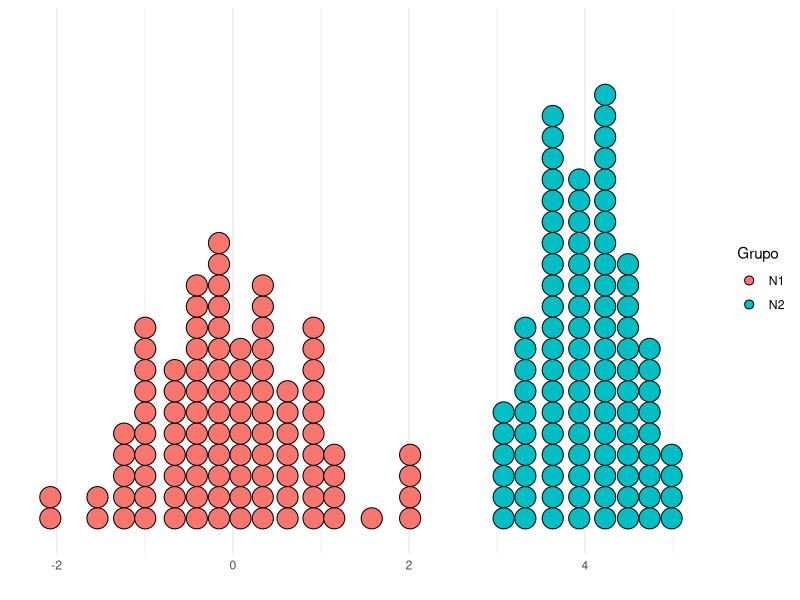
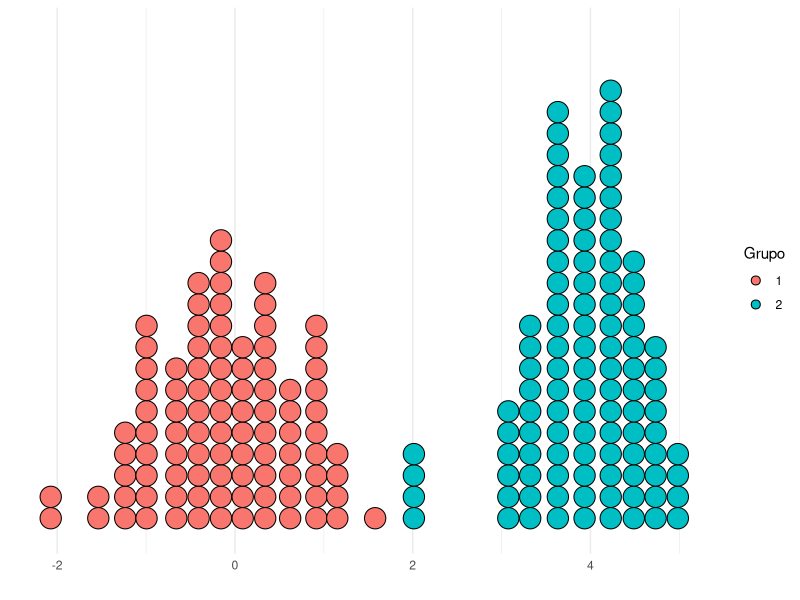
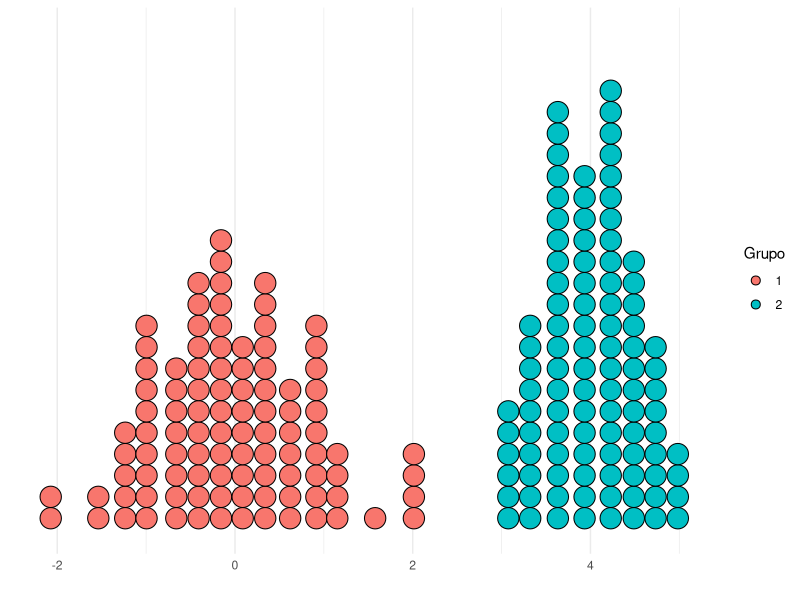

These charts were generated, in order, by the following R code:
##-----Kmean algorithm  unique variable-----##


#load library
library(ggplot2)

#1- For programming propouse I create two samples of a normal random variable, the first one called N1 is a random sample 
#for a normal random variable with mean=0 and variance=1, the second one called N2 is a random sample for a normal random variable
# with mean=4 and variance=0.5. 

set.seed(12)
N1 <- rnorm(100,mean=0, sd=1)
type1 <- rep(1,100)
type2 <- rep(2,100)
N2 <- rnorm(100,mean=4, sd=0.5)

# then I create a dataframe named data that contains the variable and the type of data (1 if it comes from the sample N1 or 2 if it comens
#from the sambple N2)

data<-c(N1,N2)
type<-c(type1,type2)
data <- as.data.frame(cbind(data,type))
data$type <- as.factor(as.character(data$type))

# we plot both samples wwith different color to see the graphic representation of this two groups.  They are quite different
 

b <-ggplot(data, aes(x =data, fill=factor(type)))
b + geom_dotplot() +scale_y_continuous(NULL, breaks = NULL)+labs(x="")+theme_minimal()+ scale_fill_discrete(name = "Grupo", labels=c("N1", "N2"))

# the results whit the R function kmeans are the following:

data_ov <- data$data #We define a data frame data_ov (only variable) without the type
x<- as.data.frame(data_ov)

## we try with the kmeans command in R and 2 clusters

trial<-kmeans(x,2, iter.max=19900) #store the results in trial
data$cluster_ral<-trial$cluster #add to the data the classification obtained by the algorithm (variable= cluster_ral = cluster r algorithm)

c <-ggplot(data, aes(x =data, fill=factor(cluster_ral))) # we plot the data with the cluster classification obtained by the R k-means algorithm
c + geom_dotplot() +scale_y_continuous(NULL, breaks = NULL)+labs(x="")+theme_minimal()+ scale_fill_discrete(name = "Grupo", labels=c("1", "2"))


#there are 4 points that are not correctly classified

##--- Function for only one variable---

kmeans_one<-function(k,x, it=10){
  
  if(class(k)!="numeric"){
    print("number of clusters must be numeric")
    
  } 
  if(class(x)=="matrix"){
    x<-as.data.frame(x)
  }
  if(class(x)!="data.frame"){
    print("x must be a matrix or a data.frame")
    
  }
  seq_it<-1:it
  z <- 0
  withind <- rep(NA,k)
  finalcluster<-matrix(0,nrow=nrow(data), ncol=1)
  finalcenters <- rep(NA,k)
  distance <- matrix(0, nrow=nrow(x), ncol=k)
  cluster <- matrix(0, nrow=nrow(x), ncol=1)
  mincriterio<-NA
  while(z<it){
    z=z+1
    centers <-sample(x[,1], size=k) 
    
    for (n in 1:k){
      for (j in 1:nrow(distance)){
        distance[j,n] <- x[j,1]-centers[n]
      }}
    seq1 <- 1:(k-1)
    for (n in seq1){
      for (j in 1:nrow(distance)){
        cluster[j,1]<- which.min(abs(distance[j,]))
       }
    }
    
    withind_temp <-colSums(distance^2)
    mincriterio_temp <-sum(withind_temp)
    if(mincriterio_temp<=mincriterio|is.na(mincriterio)==TRUE){
      finalcluster<-cluster
      finalcenters<-centers
      withind<-withind_temp
      mincriterio<-mincriterio_temp 
      
    }else{
      finalcluster<-finalcluster
      withind<-withind
      mincriterio<-mincriterio
      finalcenters<-finalcenters
    }
    
  }
  labels<-as.character(1:k)
  d <-ggplot(x, aes(x =x[,1], fill=factor(finalcluster)))
  d<-d + geom_dotplot() +scale_y_continuous(NULL, breaks = NULL)+labs(x="")+theme_minimal()+ scale_fill_discrete(name = "Grupo", labels=labels)
  results<<-list(centers=finalcenters, clusters=finalcluster, k=k, max.it=it, z=z, data=x, plot=d)
  
}



# we try the function with k=2 and 10 iterations(default)

 kmeans_one(2,x)
# graph to see the difference  in classification with the base algorithm


data$finalcluster<-results$clusters


d <-ggplot(data, aes(x =data, fill=factor(finalcluster)))
d + geom_dotplot() +scale_y_continuous(NULL, breaks = NULL)+labs(x="")+theme_minimal()+ scale_fill_discrete(name = "Grupo", labels=c("1", "2"))


